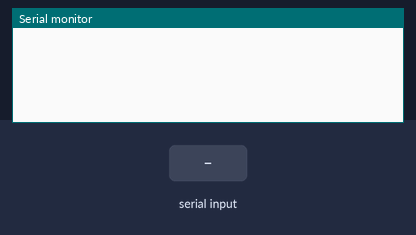
Bench run of a sketch on a simulated Arduino Uno, built with avr-gcc and run on an emulated ATmega328P. On the bench: the last lines printed to the serial monitor. The test bench sets the inputs (shaded band).

Above: at 1.2 s.
1.3 s: ";" received over Serial
At 1.7 s:
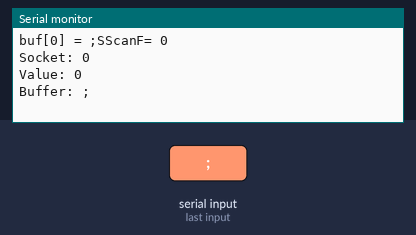
2.8 s: "90;45\n" received over Serial
At 4.0 s:
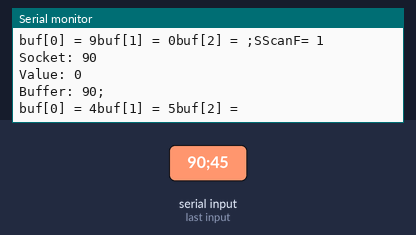
4.3 s: "30;150\n" received over Serial
At 5.4 s:
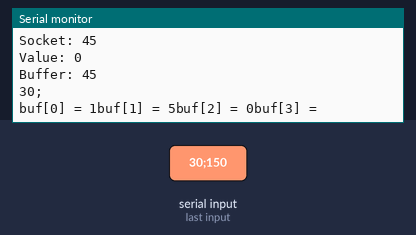
5.8 s: "1\n" received over Serial
At 7.0 s:
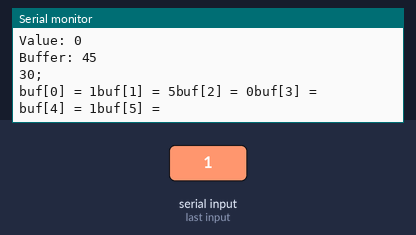
7.3 s: "90,45\n" received over Serial
At 8.3 s:
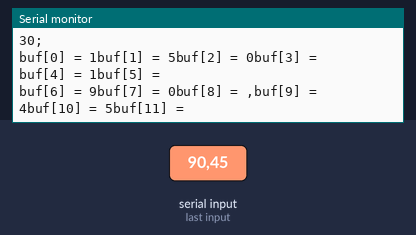
8.8 s: ";" received over Serial
At 9.5 s:
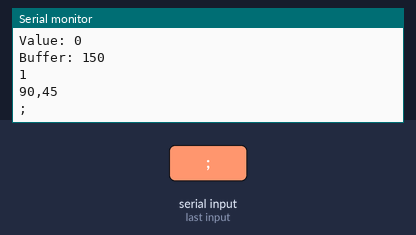
Timing chart, 0 to 11.3 s (numbered marks = the images above; inputs shaded):
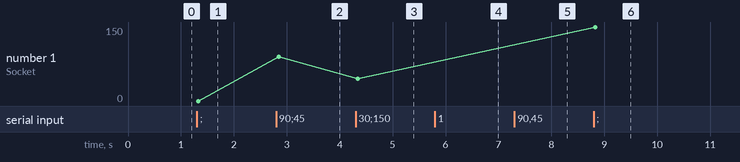

Measured:
- after the input at 1.3 s, the serial monitor: prints a new line at once (image 1)
- after the input at 2.8 s, the serial monitor: prints a new line at once (image 2)
- after the input at 4.3 s, the serial monitor: prints a new line at once (image 3)
- after the input at 5.8 s, the serial monitor: prints a new line at once (image 4)
- after the input at 7.3 s, the serial monitor: prints a new line at once (image 5)
- after the input at 8.8 s, the serial monitor: prints a new line at once (image 6)
- plotted number 1: 0 → 90 after the input at 2.8 s, 90 → 45 after the input at 4.3 s, 45 → 150 after the input at 8.8 s

The sketch:

rfbridge0_2.ino
```cpp
// (licence header left out)
#include <RCSwitch.h>

uint8_t debug=0;
RCSwitch mySwitch = RCSwitch();
char buf[50];
uint8_t pos=0;
int s1, s2, s3, s4, s5, s6;
uint8_t switches[10];
uint8_t socket;
void setup()
{
  Serial.begin(9600);
  mySwitch.enableTransmit(4);
}

void loop() {

// Receive Cmd Syntax: " 'type' + ',' + 'value' + ';' "

if (Serial.available() > 0) {

  buf[pos]=Serial.read();
  //Uncomment for Serial-Debugging
  Serial.print("buf[");
  Serial.print(pos, DEC);
  Serial.print("] = ");
  Serial.print(buf[pos]);

  if (buf[pos]==';')
    {
      if (debug=1)
    {
      Serial.print("SScanF= ");
      Serial.println(sscanf(buf, "%d,%d\n", &socket, &switches[buf[0]]));

      Serial.print("\nSocket: ");
      Serial.println(socket);
      Serial.print("Value: ");
      Serial.println(switches[buf[0]]);
      Serial.print("Buffer: ");
      Serial.println(buf);
    }

      setswitch(socket, switches[buf[0]]);
      pos=0;
    }
  else
    pos++;
  }
}


void setswitch(uint8_t s, uint8_t v)
{
 if (s==1 || s==2 || s==3)
   for (uint8_t i=0;i<3;i++)
    {
     Serial.print("Repetition: ");
     Serial.println(i);
     if (v==1) mySwitch.switchOn("11111", s);
     if (v==0) mySwitch.switchOff("11111", s);
     delay(25);
    }

 if(s==4) mySwitch.send(5592256, 24);
 if(s==5) mySwitch.send(5592112, 24);
 if(s==6) mySwitch.send(5592067, 24);

 if(s==7) mySwitch.send(4433,24);
 if(s==8) mySwitch.send("110101000100");
 if(s==9) mySwitch.send("110101000010");

}
```
